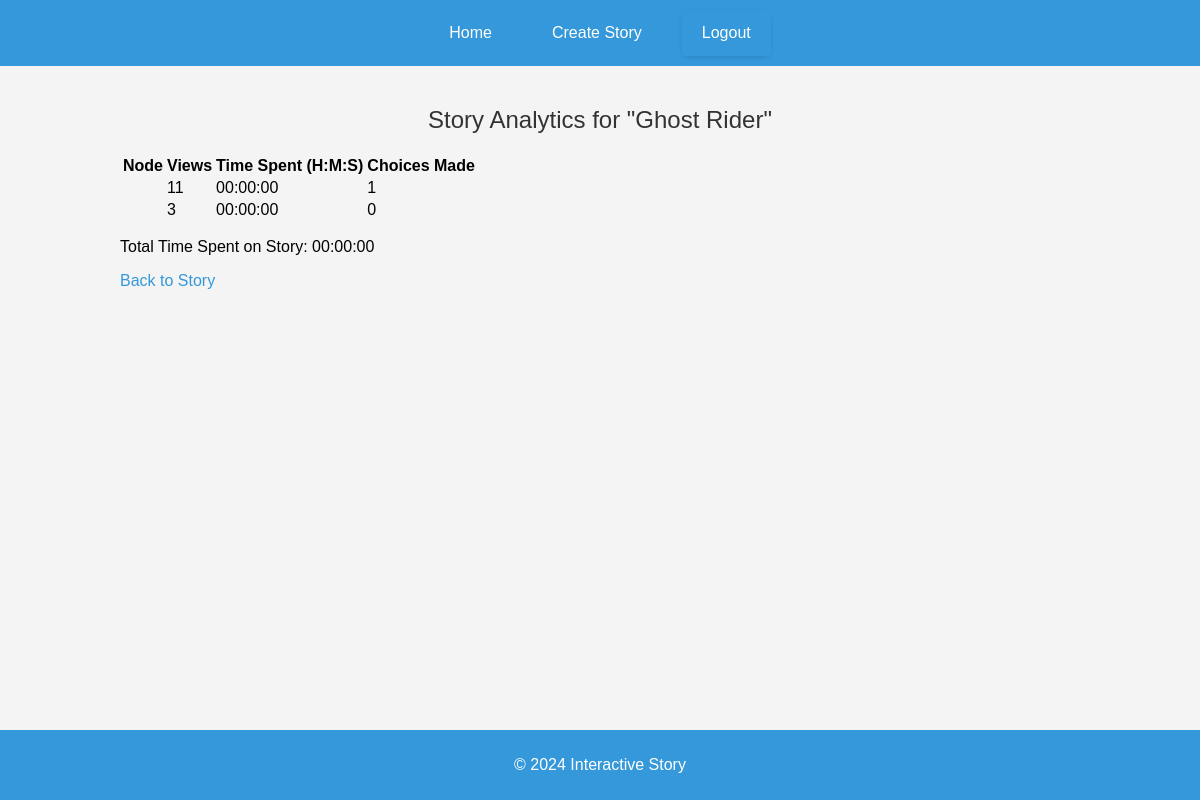
Page /stories/1/analytics/ (signed in) on the earlier database version.
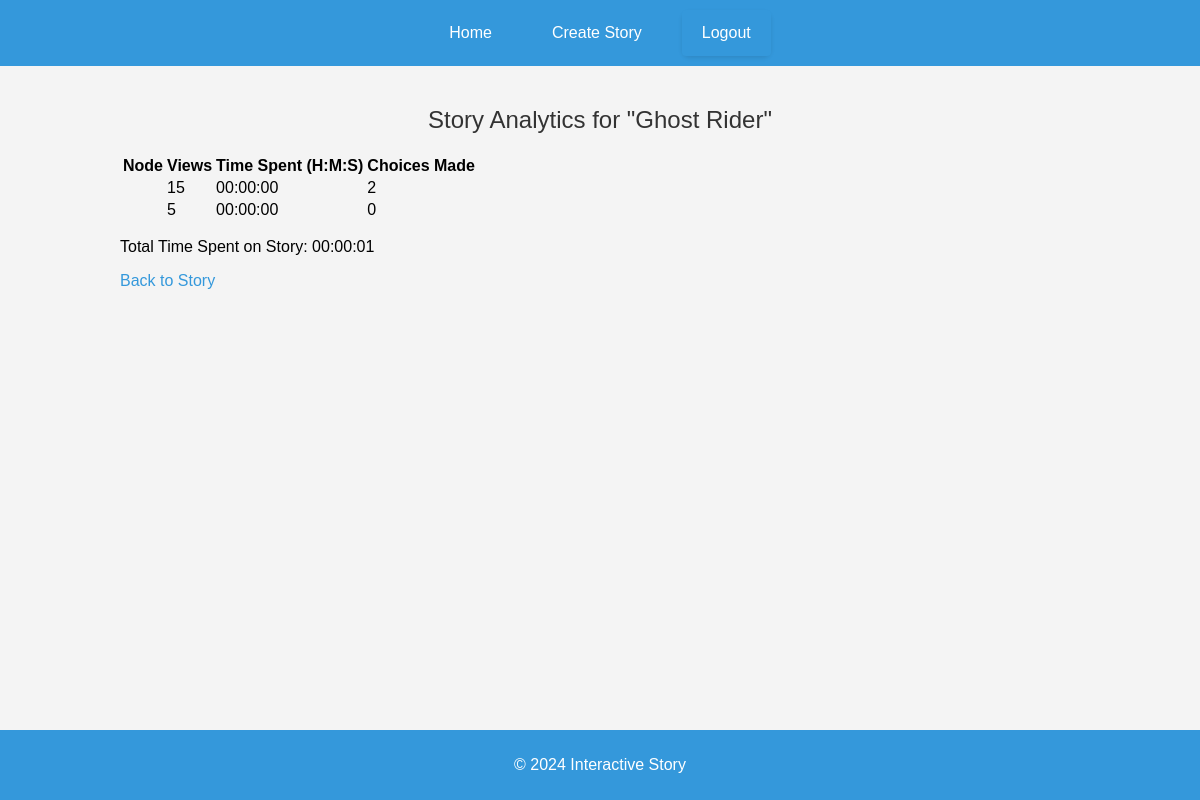
Same page on the later database version.
### stories/models.py (models this page shows, shortened)
class StoryNode(models.Model):
    story = models.ForeignKey(Story, related_name='nodes', on_delete=models.CASCADE)
    text = models.TextField()
    parent = models.ForeignKey('self', related_name='children', null=True, blank=True, on_delete=models.SET_NULL)
    views = models.IntegerField(default=0)
    total_time_spent = models.DurationField(default=timezone.timedelta(0))
    start_time = models.DateTimeField(null=True, blank=True)

### stories/views.py (the view)
# urls.py: path('<int:story_id>/analytics/', views.story_analytics, name='story_analytics'),
@login_required
def story_analytics(request, story_id):
    story = get_object_or_404(Story, pk=story_id)
    nodes = story.nodes.all()  # Assuming a relationship between Story and Node
    def format_timedelta(td):
        total_seconds = int(td.total_seconds())
        hours, remainder = divmod(total_seconds, 3600)
        minutes, seconds = divmod(remainder, 60)
        return f"{hours:02}:{minutes:02}:{seconds:02}"
    for node in nodes:
        node.formatted_time_spent = format_timedelta(node.total_time_spent)
    total_time_spent = sum((node.total_time_spent for node in nodes), timedelta())
    formatted_total_time = format_timedelta(total_time_spent)
    context = {
        'story': story,
        'nodes': nodes,
        'formatted_total_time': formatted_total_time,
    }
    return render(request, 'stories/story_analytics.html', context)

### stories/templates/stories/story_analytics.html (shortened to what this page needs)
{% extends 'base.html' %}
{% block content %}
<div class="analytics-container">
    <h2 class="analytics-header">Story Analytics for "{{ story.title }}"</h2>
    <table class="analytics-table">
        <thead>
            <tr>
                <th>Node</th>
                <th>Views</th>
                <th>Time Spent (H:M:S)</th>
                <th>Choices Made</th>
            </tr>
        </thead>
        <tbody>
            {% for node in nodes %}
            <tr>
                <td>{{ node.title }}</td>
                <td>{{ node.views }}</td>
                <td>{{ node.formatted_time_spent }}</td>
                <td>{{ node.choices_from.count }}</td>
            </tr>
            {% empty %}
            <tr>
                <td colspan="4">No data available</td>
            </tr>
            {% endfor %}
        </tbody>
    </table>
    <div class="summary">
        <p>Total Time Spent on Story: <span>{{ formatted_total_time }}</span></p>
    </div>
    <a href="{% url 'story_detail' story.pk %}" class="analytics-btn">Back to Story</a>
</div>
{% endblock %}

Differences in the rows shown:
changed StoryNode (number 1 of 2 on the later page): views "11" → "15"; choices_from.count "1" → "2"
changed StoryNode (number 2 of 2 on the later page): views "3" → "5"
Other differences:
text no longer shown: "00:00:00"
text now shown: "00:00:01"
